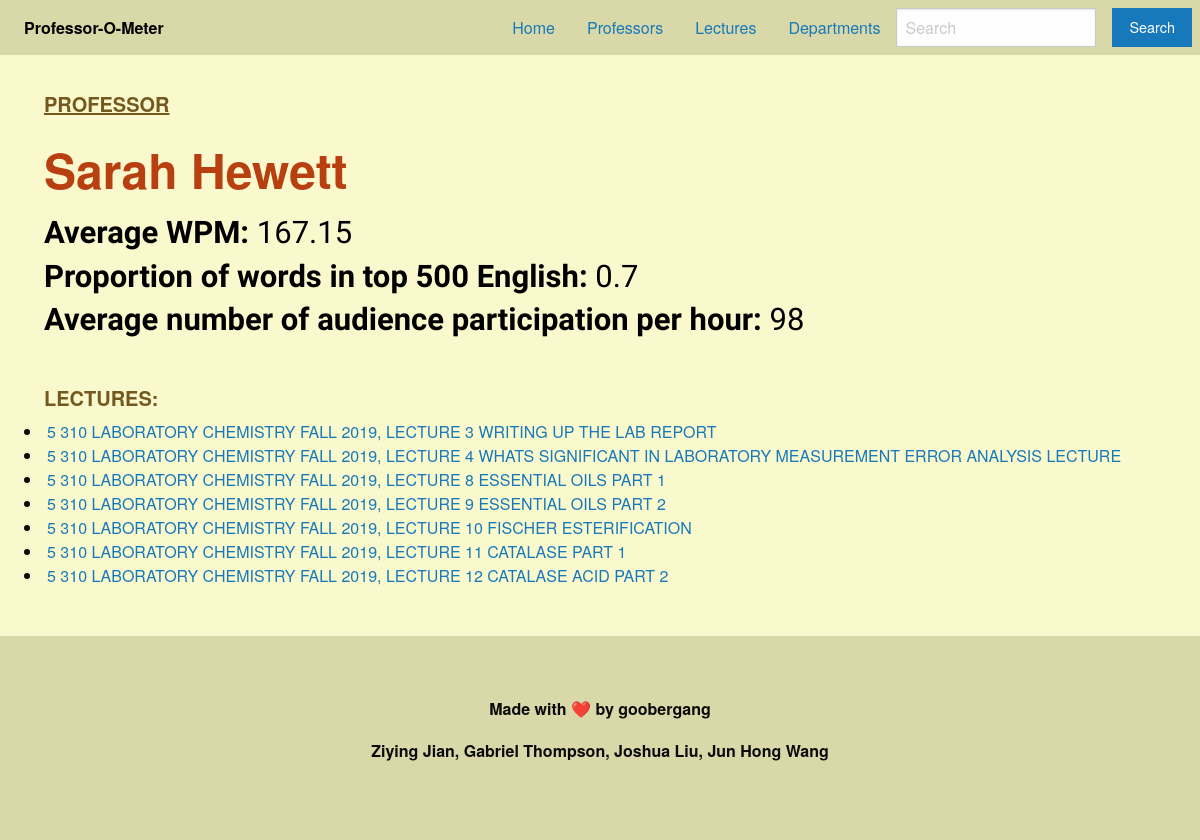
Before: /prof/172 with the older database file.
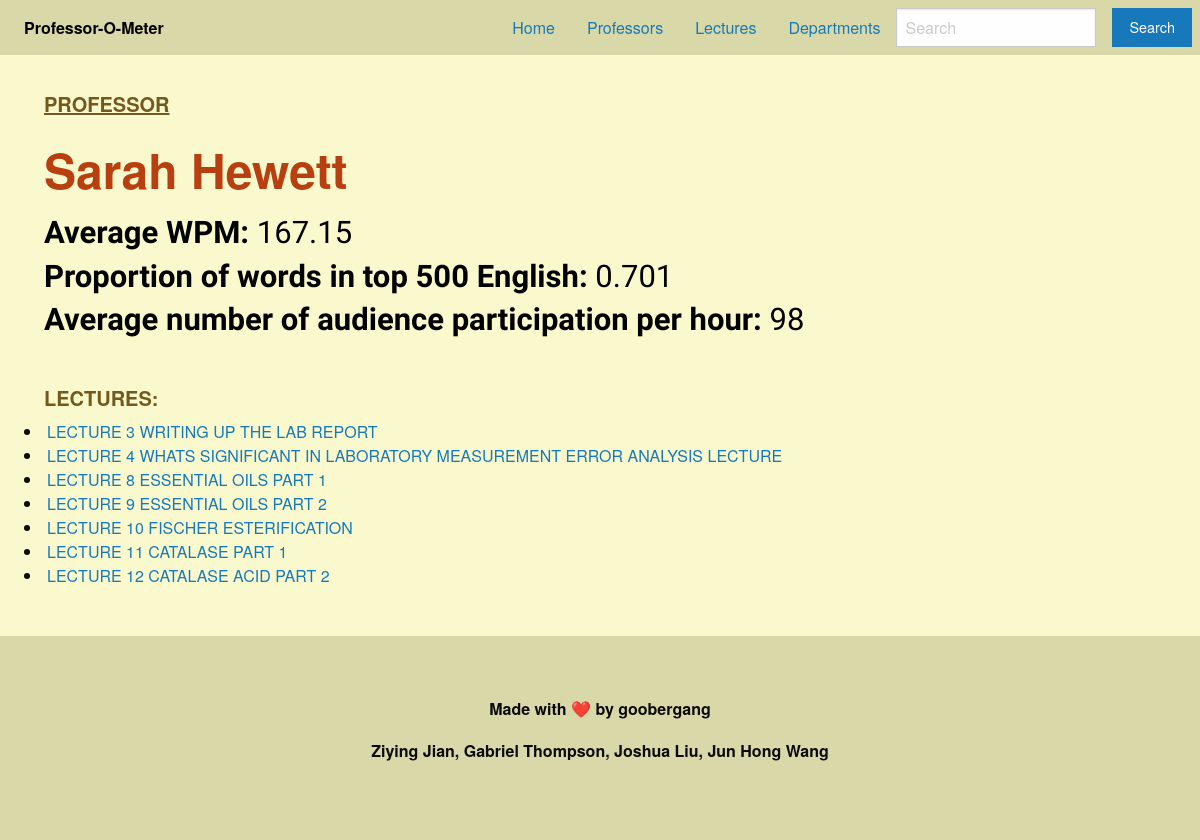
After: the same page with the newer database file.
### tables this page shows
CREATE TABLE Professor(professor_id int primary key, professor text, speed int, vocabulary int, stu_interact int);

CREATE TABLE Lectures(Lecture_id int primary key, course_title text, lecture_title text, professor_id int, topic text, speed int, vocabulary int);

### app/__init__.py (the view)
@app.route("/prof/<prof_id>", methods=["GET"])
def prof_info(prof_id):
    prof_lectures = get_lectures_from_prof_id(prof_id)
    info = get_professor_info(prof_id)
    n=info[1] # Name
    s=info[2] # Speed
    v=info[3] # vocab
    i=info[4] # student interaction
    return render_template("prof_info.html", ID=prof_id, LECTURES=prof_lectures, SPEED=s, VOCAB=v, INTERACTION=i, NAME=n)

### app/db.py (called while the page is built)
def get_professor_info(ID):
    c = db.cursor()
    c.execute("select * from Professor where (professor_id = ?)", (ID,))
    data = c.fetchall()
    c.close()
    if data == None :
        return []
    return data[0]

def get_lectures_from_prof_id(ID):
    c = db.cursor()
    c.execute("select Lecture_id,lecture_title from Lectures where (professor_id = ?)", (ID,))
    data = c.fetchall()
    c.close()
    if data == None :
        return []
    Titles = [[Title[0], Title[1]] for Title in data]
    return Titles

### app/templates/prof_info.html (shortened to what this page needs)
<!DOCTYPE html>
<html lang="en">
<head>
    <link rel="stylesheet" href="https://cdn.jsdelivr.net/npm/foundation-sites@6.7.5/dist/css/foundation.min.css"
>
    <link rel="stylesheet" href="static/css/stylesheet.css">
</head>
<body>
    <nav id="navbar" class="top-bar" data-topbar role="navigation">
        <div id="navbar" class="top-bar-left">
            <ul id="navbar" class="dropdown menu" data-responsive-menu="drilldown medium-dropdown">
                <li id="menu-text" class="menu-text">Professor-O-Meter</li>
            </ul>
        </div>
        <div id="navbar" class="top-bar-right">
            <ul id="navbar" class="dropdown menu" data-responsive-menu="drilldown medium-dropdown">
                <li><a href="/">Home</a></li>
                <li><a href="/professor">Professors</a></li>
                <li><a href="/lecture">Lectures</a></li>
                <li><a href="/departments">Departments</a></li>
                <ul class="menu">
                    <li>
                        <form id="navbar" action="/result" class="search-form">
                            <input type="search" placeholder="Search" name="search">
                    </li>
                    <li><button id="search_button" type="submit" class="button">Search</button>
                    </li>
                </ul>
        </div>
    </nav>
    <div style="margin-left: 2vw">
        <h2><u>PROFESSOR</u></h2>
        <h1 id="prof_name">{{NAME}} <br></h1>
        <h3>
        <b>Average WPM:</b> {{SPEED}} <br>
        <b>Proportion of words in top 500 English:</b> {{VOCAB}} <br>
        <b>Average number of audience participation per hour:</b> {{INTERACTION}}<br>
        <h2>LECTURES:</h2>
        {% for lecture in LECTURES %}
        </h3>
        <li><a href={{ url_for( 'lecture_info' ,lecture_id=lecture[0])}}>
                {{lecture[1]}}
            </a></li>
        {% endfor %}
    </div>
    <br><br>
  <footer class="footer">
    <div class="grid-container">
        <div class="grid-x grid-padding-x">
        <div class="cell small-12">
            <p>Made with ❤️ by goobergang</p>
            <p>Ziying Jian, Gabriel Thompson, Joshua Liu, Jun Hong Wang</p>
        </div>
        </div>
    </div>
  </footer>
</body>
</html>

Changed rows visible on the page:
changed Professor "Sarah Hewett": vocabulary "0.7" → "0.701"
changed Lectures: lecture_title "5 310 LABORATORY CHEMISTRY FALL 2019, LECTURE 3 WRITING UP THE LAB REPORT" → "LECTURE 3 WRITING UP THE LAB REPORT"
changed Lectures: lecture_title "5 310 LABORATORY CHEMISTRY FALL 2019, LECTURE 4 WHATS SIGNIFICANT IN LABORATORY MEASUREMENT ERROR ANALYSIS LECTURE" → "LECTURE 4 WHATS SIGNIFICANT IN LABORATORY MEASUREMENT ERROR ANALYSIS LECTURE"
changed Lectures: lecture_title "5 310 LABORATORY CHEMISTRY FALL 2019, LECTURE 8 ESSENTIAL OILS PART 1" → "LECTURE 8 ESSENTIAL OILS PART 1"
changed Lectures: lecture_title "5 310 LABORATORY CHEMISTRY FALL 2019, LECTURE 9 ESSENTIAL OILS PART 2" → "LECTURE 9 ESSENTIAL OILS PART 2"
changed Lectures: lecture_title "5 310 LABORATORY CHEMISTRY FALL 2019, LECTURE 10 FISCHER ESTERIFICATION" → "LECTURE 10 FISCHER ESTERIFICATION"
changed Lectures: lecture_title "5 310 LABORATORY CHEMISTRY FALL 2019, LECTURE 11 CATALASE PART 1" → "LECTURE 11 CATALASE PART 1"
changed Lectures: lecture_title "5 310 LABORATORY CHEMISTRY FALL 2019, LECTURE 12 CATALASE ACID PART 2" → "LECTURE 12 CATALASE ACID PART 2"
